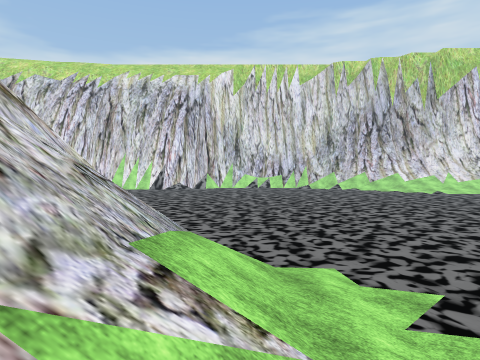
View 1 (above)

20 first-person views from a walk through a scene from a Unity 3-D project. The camera is 1.3 m above the floor, tilts 2° down and sees 75° across. The floor is counted in squares, 2 m on a side. Each view is taken from the middle of a square. On the plan, view 1 faces up. The plan holds only what a view shows up to about 10 squares ahead; the rest is blank. The place goes on beyond the plan. Some surface patterns are stand-ins.

View 2
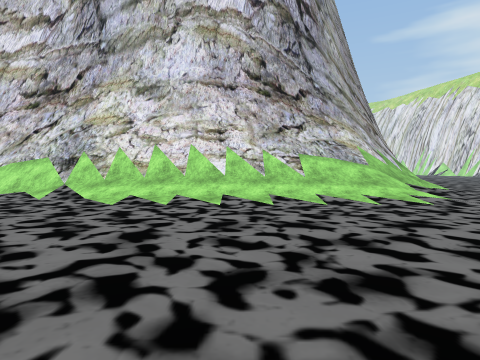

View 3
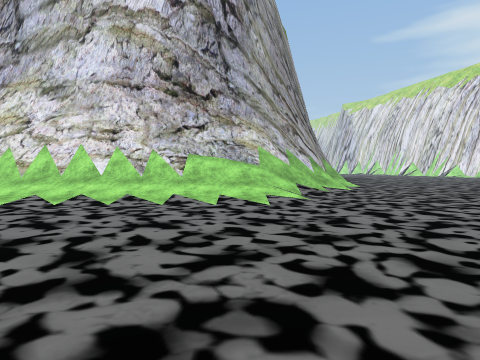

View 4
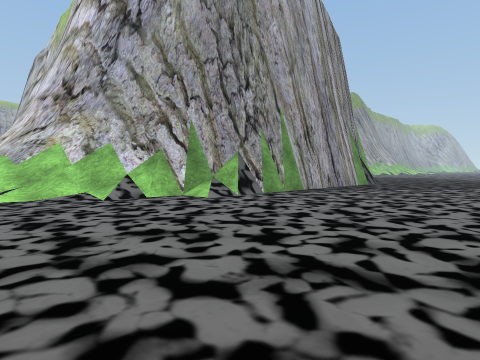

View 5
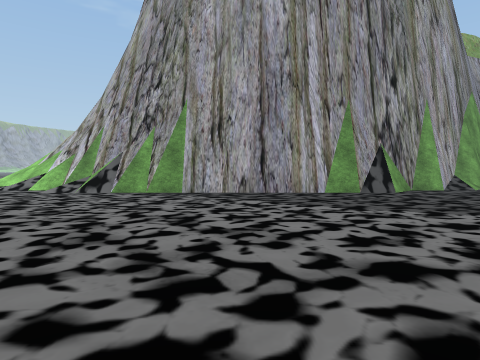

View 6
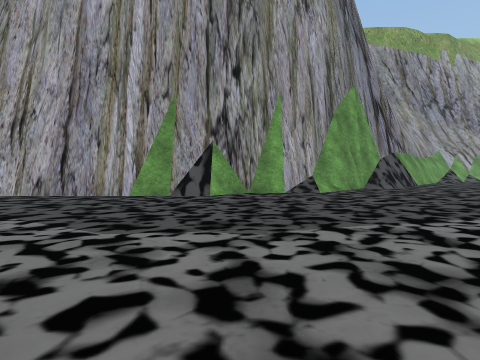

View 7
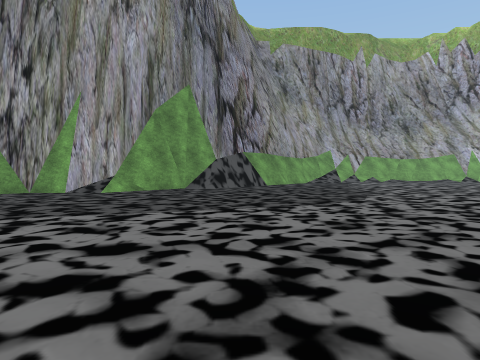

View 8
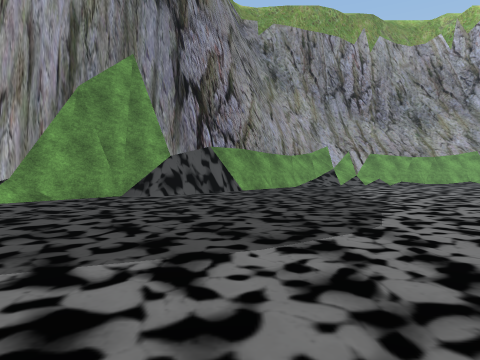

View 9
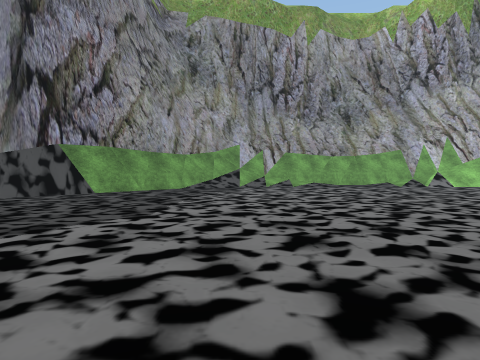

View 10
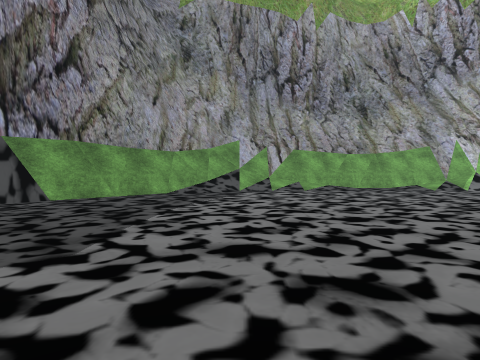

View 11
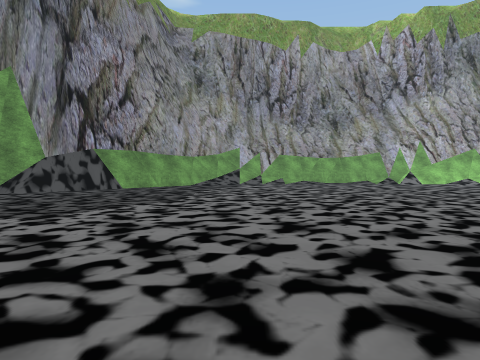

View 12
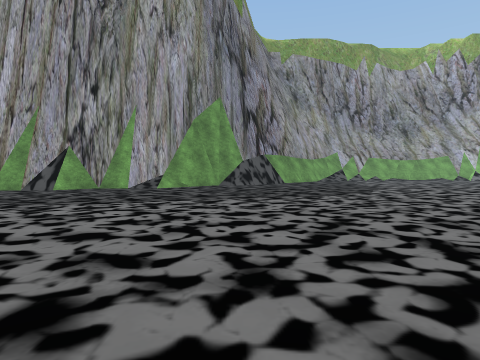

View 13
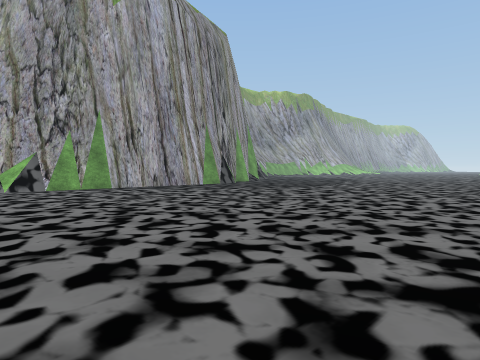

View 14
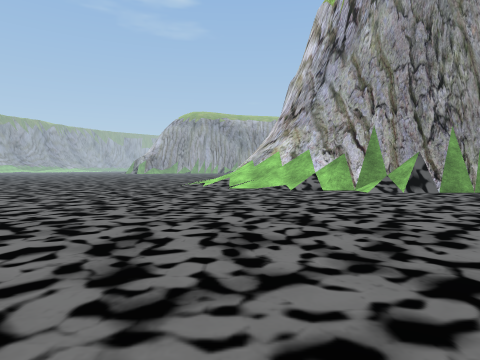

View 15
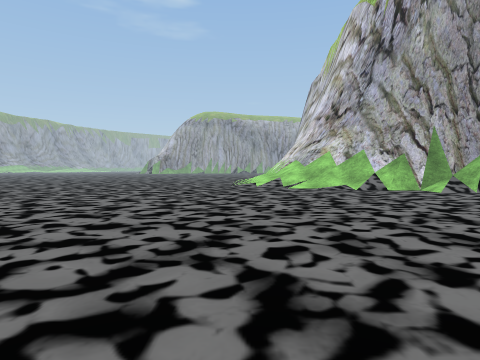

View 16
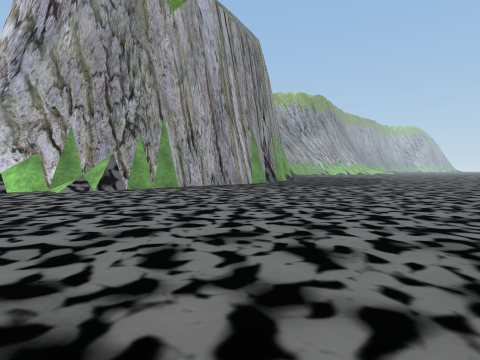

View 17
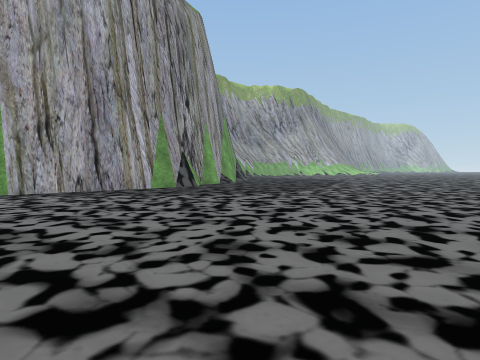

View 18
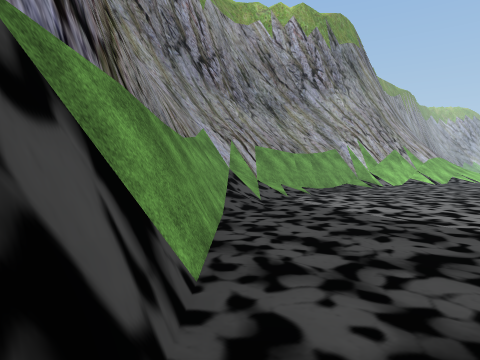

View 19
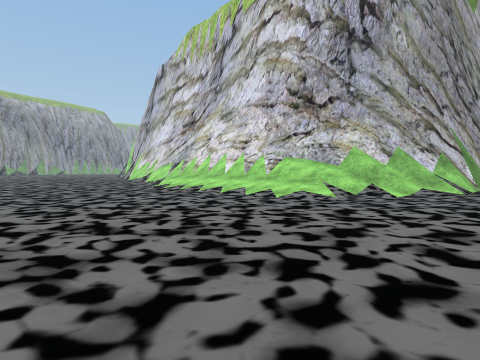

View 20
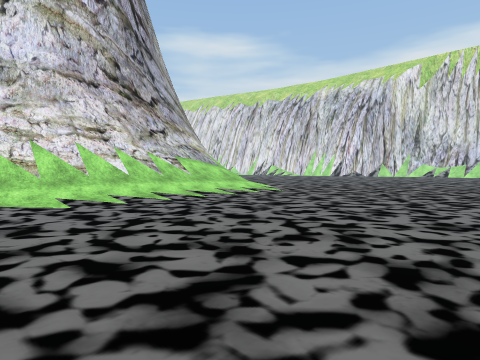

### Floor plan
Key: @ floor where view 1 was taken; # wall or solid block; . floor; / step, stairs or slope; = window, fence, low wall or low ledge.
Columns run from 30 left of view 1 to 8 right of it. Each row starts with its distance up from view 1.
 18                        .....
 17            .     .............
 16           ... ................. .
 15          .........................
 14         ...........................
 13      .  ............................
 12     ................................
 11    ..................................
 10   ....................................
  9   ....................................
  8  ......................................
  7 .................#########/............
  6 .............//###      ###=/..........
  5 ............/###          ##///........
  4 ........../###             ##///.......
  3 ........./##               ##///.......
  2 ......../##                 #////.....
  1 ......./##                  #=///.....
  0 ....../##                   ##@/.......
 -1 ..////##                     #//.......
 -2  ######                      #//.......
 -3                              #//.......
 -4                              #//.......

Where each view was taken, in squares from view 1:
view 1: 0 up, 0 right, facing up
view 2: 0 up, 8 right, facing left
view 3: 3 up, 8 right, facing left
view 4: 13 up, 1 right, facing down-left
view 5: 16 up, 9 left, facing down
view 6: 15 up, 14 left, facing down
view 7: 15 up, 20 left, facing down
view 8: 12 up, 21 left, facing down
view 9: 11 up, 25 left, facing down
view 10: 9 up, 25 left, facing down
view 11: 13 up, 25 left, facing down
view 12: 17 up, 19 left, facing down
view 13: 18 up, 3 left, facing down-left
view 14: 16 up, 0 right, facing down
view 15: 16 up, 2 right, facing down
view 16: 17 up, 1 left, facing down-left
view 17: 17 up, 6 left, facing down-left
view 18: 4 up, 20 left, facing down-left
view 19: 8 up, 8 right, facing down-left
view 20: 4 down, 8 right, facing up-left
